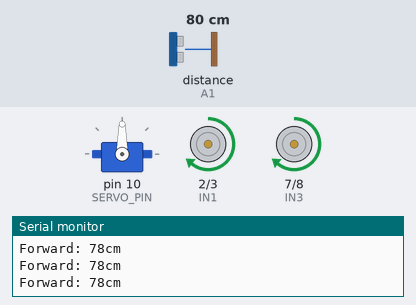
The sketch below on a simulated Arduino Uno, built with avr-gcc and run on an emulated ATmega328P. Parts: servo, motor-driver pin pairs drawn as motors (green arrow = first pin HIGH = forward, orange = second pin HIGH = backward, longer = more drive, scaled by the enable pin), the last lines printed to the serial monitor. Wiring (inferred from the names in the program): ultrasonic range finder: trigger A0; echo A1. The test bench sets the inputs (shaded band); at power-on: distance to the obstacle (sensor on A1) 80 cm. The echo pulse lasts 58.3 µs per cm.

Above: at 1.7 s.
1.8 s: distance to the obstacle (sensor on A1) set to 23 cm
4.8 s: distance to the obstacle (sensor on A1) set to 19 cm
At 6.5 s:
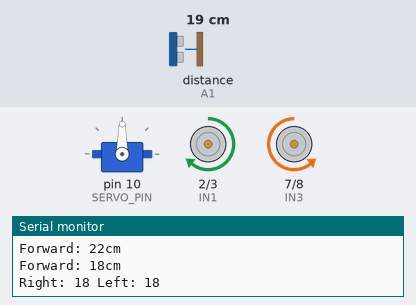
7.8 s: distance to the obstacle (sensor on A1) set to 13 cm
At 10.3 s:
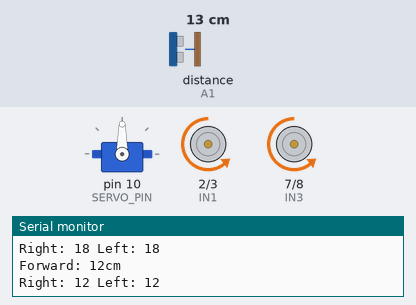
10.8 s: distance to the obstacle (sensor on A1) set to 18 cm
13.8 s: distance to the obstacle (sensor on A1) set to 35 cm
At 14.04 s:
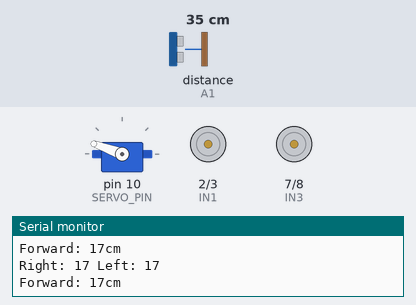
Timing chart, 0 to 16.8 s (numbered marks = the images above; inputs shaded):
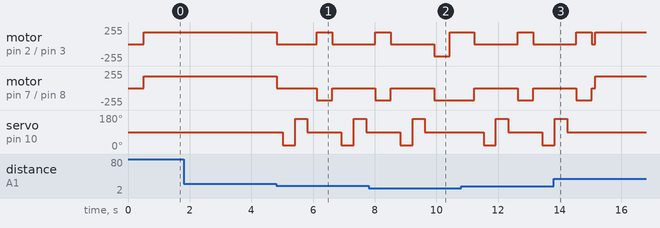

The sketch:

build_Obstacle_Avoider_Robot.ino
```cpp
#include <Servo.h>

// Ultrasonic sensor pins 6/4/26
const int TRIG_PIN = A0;
const int ECHO_PIN = A1;

// Servo
Servo scanServo;
const int SERVO_PIN = 10;

// Motor driver pins
const int ENA = 5, IN1 = 2, IN2 = 3; // Left motor
const int ENB = 6, IN3 = 7, IN4 = 8; // Right motor

// Tuning parameters
const int SAFE_DIST = 20;     // cm - stop if obstacle closer than this
const int MOTOR_SPEED = 180;  // 0-255 PWM
const int TURN_TIME = 500;    // ms for each turn

void setup() {
  pinMode(TRIG_PIN, OUTPUT);
  pinMode(ECHO_PIN, INPUT);
  pinMode(ENA, OUTPUT); pinMode(IN1, OUTPUT); pinMode(IN2, OUTPUT);
  pinMode(ENB, OUTPUT); pinMode(IN3, OUTPUT); pinMode(IN4, OUTPUT);

  scanServo.attach(SERVO_PIN);
  scanServo.write(90);  // Face forward
  delay(500);

  Serial.begin(9600);
  Serial.println("Obstacle Avoiding Robot Ready");
}

long getDistance() {
  digitalWrite(TRIG_PIN, LOW);
  delayMicroseconds(2);
  digitalWrite(TRIG_PIN, HIGH);
  delayMicroseconds(10);
  digitalWrite(TRIG_PIN, LOW);
  long duration = pulseIn(ECHO_PIN, HIGH, 30000); // 30ms timeout
  if (duration == 0) return 400; // No echo = far away
  return duration * 0.034 / 2;
}

void motorForward() {
  analogWrite(ENA, MOTOR_SPEED); analogWrite(ENB, MOTOR_SPEED);
  digitalWrite(IN1, HIGH); digitalWrite(IN2, LOW);
  digitalWrite(IN3, HIGH); digitalWrite(IN4, LOW);
}

void motorStop() {
  analogWrite(ENA, 0); analogWrite(ENB, 0);
  digitalWrite(IN1, LOW); digitalWrite(IN2, LOW);
  digitalWrite(IN3, LOW); digitalWrite(IN4, LOW);
}

void motorTurnLeft() {
  analogWrite(ENA, MOTOR_SPEED); analogWrite(ENB, MOTOR_SPEED);
  digitalWrite(IN1, LOW);  digitalWrite(IN2, HIGH); // Left backward
  digitalWrite(IN3, HIGH); digitalWrite(IN4, LOW);  // Right forward
}

void motorTurnRight() {
  analogWrite(ENA, MOTOR_SPEED); analogWrite(ENB, MOTOR_SPEED);
  digitalWrite(IN1, HIGH); digitalWrite(IN2, LOW);  // Left forward
  digitalWrite(IN3, LOW);  digitalWrite(IN4, HIGH); // Right backward
}

void motorReverse() {
  analogWrite(ENA, MOTOR_SPEED); analogWrite(ENB, MOTOR_SPEED);
  digitalWrite(IN1, LOW); digitalWrite(IN2, HIGH);
  digitalWrite(IN3, LOW); digitalWrite(IN4, HIGH);
}

void loop() {
  long distForward = getDistance();
  Serial.print("Forward: "); Serial.print(distForward); Serial.println("cm");

  if (distForward > SAFE_DIST) {
    motorForward();
  } else {
    // Obstacle detected - stop and scan
    motorStop();
    delay(200);

    // Scan right
    scanServo.write(20);
    delay(400);
    long distRight = getDistance();

    // Scan left
    scanServo.write(160);
    delay(400);
    long distLeft = getDistance();

    // Return to centre
    scanServo.write(90);
    delay(300);

    Serial.print("Right: "); Serial.print(distRight);
    Serial.print(" Left: "); Serial.println(distLeft);

    // Decide direction
    if (distRight < 15 && distLeft < 15) {
      // Trapped - reverse and spin
      motorReverse();
      delay(500);
      motorTurnRight();
      delay(800);
    } else if (distRight >= distLeft) {
      motorTurnRight();
      delay(TURN_TIME);
    } else {
      motorTurnLeft();
      delay(TURN_TIME);
    }
    motorStop();
    delay(100);
  }
}
```

Measured:
- the behaviour switches between 22 and 21 cm on distance to the obstacle (sensor on A1) (found by bisection; images 0 and 1)
- the behaviour switches between 16 and 15 cm on distance to the obstacle (sensor on A1) (found by bisection; images 1 and 2)
- after the input at 4.8 s, motor on pin 2 (IN1) / pin 3 (IN2): forward 180/255 → stopped at once, → forward 180/255 1.3 s later, → stopped 0.50 s later; motor on pin 7 (IN3) / pin 8 (IN4): forward 180/255 → stopped at once, → backward 180/255 1.3 s later, → stopped 0.50 s later
- after the input at 7.8 s, motor on pin 7 (IN3) / pin 8 (IN4): goes on until 9.9 s, then stays backward 180/255
- after the input at 13.8 s, servo on pin 10 (SERVO_PIN): goes on until 14.2 s, then stays 90°
